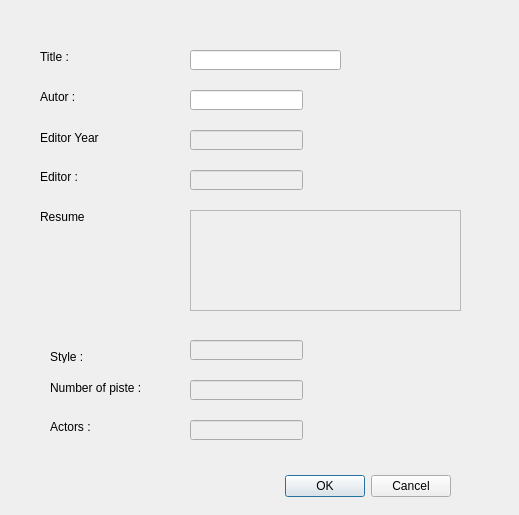
<?xml version="1.0" encoding="UTF-8"?>
<ui version="4.0">
 <class>modifyDocument</class>
 <widget class="QDialog" name="modifyDocument">
  <property name="geometry">
   <rect>
    <x>0</x>
    <y>0</y>
    <width>519</width>
    <height>515</height>
   </rect>
  </property>
  <property name="windowTitle">
   <string>Dialog</string>
  </property>
  <widget class="QDialogButtonBox" name="buttonBox">
   <property name="geometry">
    <rect>
     <x>110</x>
     <y>470</y>
     <width>341</width>
     <height>32</height>
    </rect>
   </property>
   <property name="orientation">
    <enum>Qt::Horizontal</enum>
   </property>
   <property name="standardButtons">
    <set>QDialogButtonBox::Cancel|QDialogButtonBox::Ok</set>
   </property>
  </widget>
  <widget class="QLabel" name="label_11">
   <property name="geometry">
    <rect>
     <x>40</x>
     <y>210</y>
     <width>46</width>
     <height>13</height>
    </rect>
   </property>
   <property name="text">
    <string>Resume :</string>
   </property>
  </widget>
  <widget class="QLabel" name="label_18">
   <property name="geometry">
    <rect>
     <x>50</x>
     <y>380</y>
     <width>91</width>
     <height>16</height>
    </rect>
   </property>
   <property name="text">
    <string>Number of piste :</string>
   </property>
  </widget>
  <widget class="QLabel" name="label_4">
   <property name="geometry">
    <rect>
     <x>50</x>
     <y>420</y>
     <width>46</width>
     <height>13</height>
    </rect>
   </property>
   <property name="text">
    <string>Actors :</string>
   </property>
  </widget>
  <widget class="QLabel" name="label_2">
   <property name="geometry">
    <rect>
     <x>40</x>
     <y>50</y>
     <width>46</width>
     <height>13</height>
    </rect>
   </property>
   <property name="text">
    <string>Title :</string>
   </property>
  </widget>
  <widget class="QLineEdit" name="le_editorYear">
   <property name="enabled">
    <bool>false</bool>
   </property>
   <property name="geometry">
    <rect>
     <x>190</x>
     <y>130</y>
     <width>113</width>
     <height>20</height>
    </rect>
   </property>
  </widget>
  <widget class="QLabel" name="label_10">
   <property name="geometry">
    <rect>
     <x>40</x>
     <y>170</y>
     <width>46</width>
     <height>13</height>
    </rect>
   </property>
   <property name="text">
    <string>Editor :</string>
   </property>
  </widget>
  <widget class="QLineEdit" name="le_actor">
   <property name="enabled">
    <bool>false</bool>
   </property>
   <property name="geometry">
    <rect>
     <x>190</x>
     <y>420</y>
     <width>113</width>
     <height>20</height>
    </rect>
   </property>
  </widget>
  <widget class="QLineEdit" name="le_pisteNumber">
   <property name="enabled">
    <bool>false</bool>
   </property>
   <property name="geometry">
    <rect>
     <x>190</x>
     <y>380</y>
     <width>113</width>
     <height>20</height>
    </rect>
   </property>
  </widget>
  <widget class="QTextEdit" name="le_resume">
   <property name="enabled">
    <bool>false</bool>
   </property>
   <property name="geometry">
    <rect>
     <x>190</x>
     <y>210</y>
     <width>271</width>
     <height>101</height>
    </rect>
   </property>
  </widget>
  <widget class="QLineEdit" name="le_editor">
   <property name="enabled">
    <bool>false</bool>
   </property>
   <property name="geometry">
    <rect>
     <x>190</x>
     <y>170</y>
     <width>113</width>
     <height>20</height>
    </rect>
   </property>
  </widget>
  <widget class="QLabel" name="label_3">
   <property name="geometry">
    <rect>
     <x>40</x>
     <y>90</y>
     <width>46</width>
     <height>13</height>
    </rect>
   </property>
   <property name="text">
    <string>Autor :</string>
   </property>
  </widget>
  <widget class="QLabel" name="label_9">
   <property name="geometry">
    <rect>
     <x>40</x>
     <y>130</y>
     <width>61</width>
     <height>16</height>
    </rect>
   </property>
   <property name="text">
    <string>Editor Year :</string>
   </property>
  </widget>
  <widget class="QLineEdit" name="le_style">
   <property name="enabled">
    <bool>false</bool>
   </property>
   <property name="geometry">
    <rect>
     <x>190</x>
     <y>340</y>
     <width>113</width>
     <height>20</height>
    </rect>
   </property>
  </widget>
  <widget class="QLineEdit" name="le_autor">
   <property name="enabled">
    <bool>true</bool>
   </property>
   <property name="geometry">
    <rect>
     <x>190</x>
     <y>90</y>
     <width>113</width>
     <height>20</height>
    </rect>
   </property>
  </widget>
  <widget class="QLabel" name="label_17">
   <property name="geometry">
    <rect>
     <x>50</x>
     <y>350</y>
     <width>46</width>
     <height>13</height>
    </rect>
   </property>
   <property name="text">
    <string>Style :</string>
   </property>
  </widget>
  <widget class="QLineEdit" name="le_title">
   <property name="enabled">
    <bool>true</bool>
   </property>
   <property name="geometry">
    <rect>
     <x>190</x>
     <y>50</y>
     <width>151</width>
     <height>20</height>
    </rect>
   </property>
  </widget>
 </widget>
 <resources/>
 <connections>
  <connection>
   <sender>buttonBox</sender>
   <signal>accepted()</signal>
   <receiver>modifyDocument</receiver>
   <slot>accept()</slot>
   <hints>
    <hint type="sourcelabel">
     <x>248</x>
     <y>254</y>
    </hint>
    <hint type="destinationlabel">
     <x>157</x>
     <y>274</y>
    </hint>
   </hints>
  </connection>
  <connection>
   <sender>buttonBox</sender>
   <signal>rejected()</signal>
   <receiver>modifyDocument</receiver>
   <slot>reject()</slot>
   <hints>
    <hint type="sourcelabel">
     <x>316</x>
     <y>260</y>
    </hint>
    <hint type="destinationlabel">
     <x>286</x>
     <y>274</y>
    </hint>
   </hints>
  </connection>
 </connections>
</ui>
